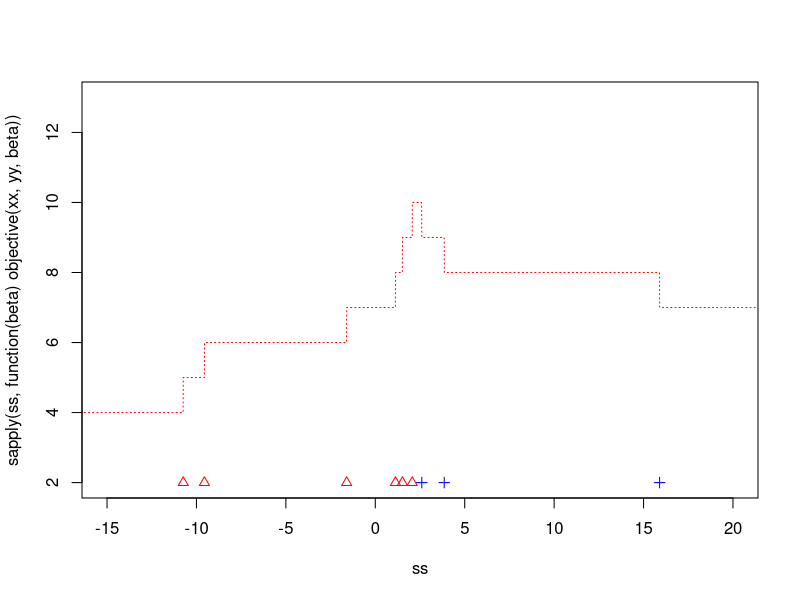

This figure's R source:
objective = function(xx,yy,beta) {
  sum(yy*((xx*beta)>=-1) + (1-yy)*((xx*beta) < -1))
}

objective2 = function(xx,yy,beta) {
  sum(yy*((xx*beta)>=1) + (1-yy)*((xx*beta) < 1))
}

smoobjective = function(xx,yy,beta) {
  sum((2*yy-1)*exp(10*(xx*beta+1))/(1+exp(10*(xx*beta+1))))
}



manski = function(yy,xx,ww=rep(1,nobs)){
  # We start by massaging xx and yy into two separate lists,
  # combining the direction and values and of possible solutions.
  #
  # right: Vector containing possible solutions of the form (-inf,x>
  # left: Vector containing possible solutions of the form <x,inf)
  #
  # Both are sorted for convenience sake.

  nobs = length(xx)
  factors = 2*(yy) + (xx>=0)
  splitted = split(-1/xx,2*(yy) + (xx>=0))
  
  if (is.null(splitted$'1') & is.null(splitted$'2')) {
    right = NULL
  } else {
    right = sort(c(splitted$'1',splitted$'2'))
  }
  
  if (is.null(splitted$'0') & is.null(splitted$'3')) {
    left = NULL
  } else {
    left = sort(c(splitted$'0',splitted$'3'),decreasing=TRUE)
  }

  # This function identifies maximal subsets for beta0 = 1 and
  # beta0 = -1 at the same time. 
  
  findSolutions = function(left,right) {
    
    if(is.null(left)) {
      return(list(ks=NULL,
                  k_max=length(right),
                  solutions=c(lower=-Inf,upper=min(right))))
    } else if (is.null(right)) {
      return(list(ks=NULL,
                  k_max=length(left),
                  solutions=c(lower=max(left),upper=Inf)))
    } else {
    
    len_left   = length(left)
    len_right  = length(right)
    k          = len_left + sum(right>=left[1])
    k_max      = k
    right_of   = right[right < left[1]]
    ks         = c(k)
    index      = 1
    
    while( ((k-1)+length(right_of)) > k_max & index < len_left){
      index     = index + 1
      k         = (k-1)  + sum(right_of > left[index],na.rm=TRUE)
      right_of  = right_of[(right_of < left[index])]
      k_max     = max(k, k_max)
      ks[index] = k
    }
    
    
    solution_set = list()
    solutions = left[c(ks == k_max,rep(FALSE,len_left))]
    
    for (i in 1:length(solutions)) {
      current = solutions[i]
      solution_set[[i]] = c(lower = current, 
                            upper = min(c(right[right >= current],Inf)))
    }  
    
    return(list(ks=ks,
                k_max=k_max,
                solutions=solution_set))
    }
  }
  
  # We proceed to find the best solutions when beta = 0.
  
  len_left = length(left)
  len_right = length(right)
  if (len_left == len_right) middle = c(lower=-Inf,upper=Inf,k=len_left)
  if (len_left > len_right) middle = c(lower=0,upper=Inf,k=len_left)
  if (len_left < len_right) middle = c(lower=-Inf,upper=0,k=len_right)
  
  if (is.null(left)) {
    negative = findSolutions(NULL,rev(-right))
  } else if (is.null(right)) {
    negative = findSolutions(rev(-left),NULL)
  } else {
    negative = findSolutions(rev(-left),rev(-right))
  }
  
  return(list(positive   = findSolutions(left,right),
              zero       = middle,
              negative   = negative,
              left       = left,
              right      = right))

}

# Some illustrations. ---------------------------------------------------------
seed = 100
set.seed(seed)
nobs = 10
xx   = runif(nobs,-1,1)
yy   = (1 + 2*xx + rnorm(nobs)) >= 0

manskiscore = manski(yy,xx)
solutions_pos = manskiscore$positive$solutions[[1]]
solutions_neg = manskiscore$negative$solutions[[1]]
left = manskiscore$left
right = manskiscore$right

# One approach
ss = seq(-2+min(c(-1/xx,1/xx)),2+max(c(-1/xx,1/xx)),by=0.01)
plot(ss,sapply(ss,function(beta) objective(xx,yy,beta))
     ,col="red",type="l",lty=3,xlim=c(-15,20),ylim=c(2,13))
points(left,rep(2,length(left)),pch=2,col="red")
points(right,rep(2,length(right)),pch=3,col="blue")


#lines(ss,sapply(ss,function(beta) objective2(xx,yy,beta)),col="blue",type="l",lty=2)
#abline(h=manskiscore$zero[3],lty=4,col="green")
